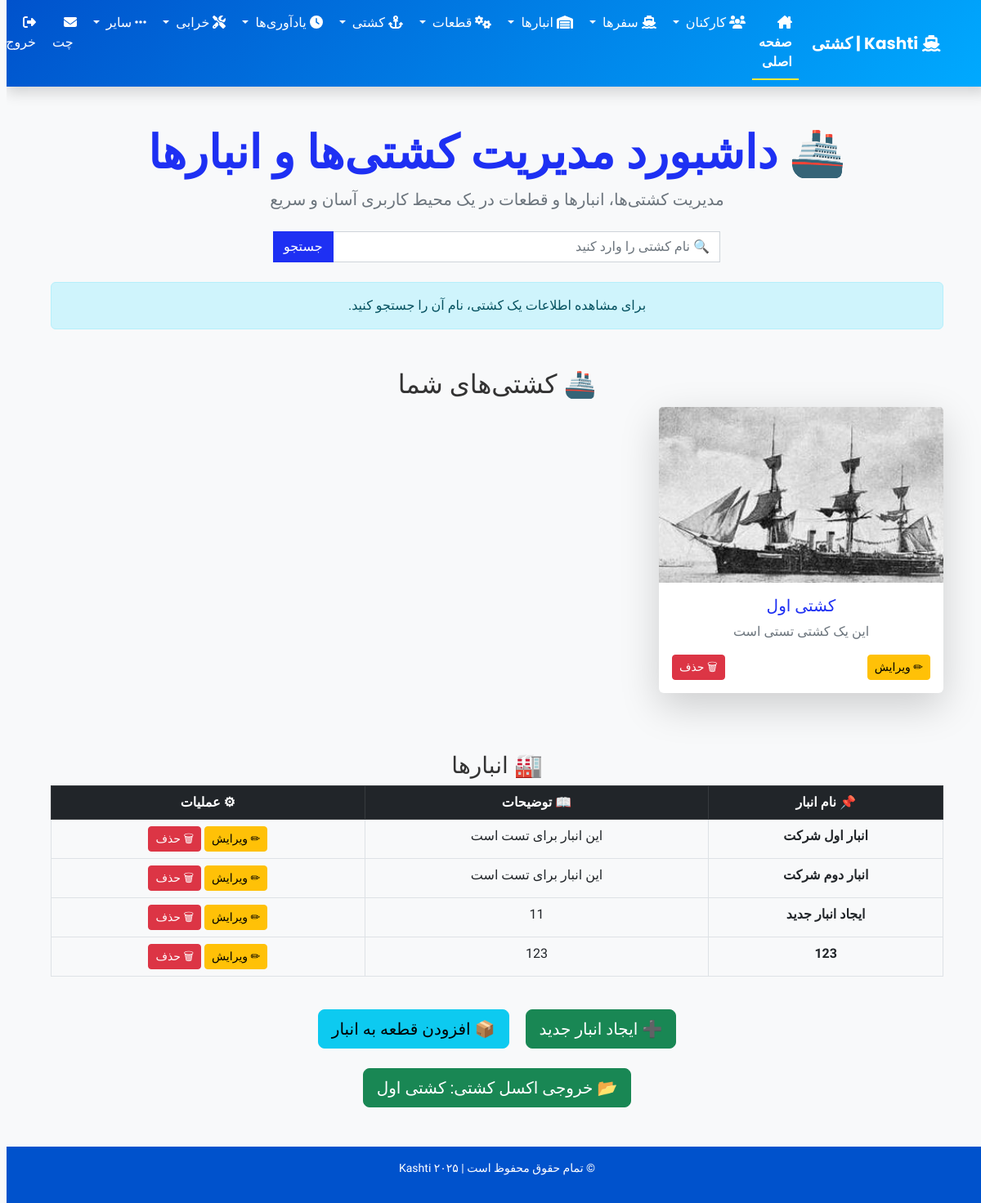
The page /home/ (signed in) on the database its author committed.
### Nezarat/models.py (models this page shows, shortened)
class Ship(models.Model):
    name = models.CharField(max_length=255, unique=False)
    description = models.TextField(blank=True, null=True)
    company_code = models.CharField(max_length=50)
    image = models.ImageField(upload_to='kashti_pictures/Kashti/', blank=True, null=True)

class Warehouse(models.Model):
    name = models.CharField(max_length=100, unique=True, verbose_name="نام انبار")
    company_code = models.CharField(max_length=50, verbose_name="کد شرکت", default='UNKNOWN')
    description = models.TextField(blank=True, null=True, verbose_name="توضیحات")
    latitude = models.FloatField(null=True, blank=True)
    longitude = models.FloatField(null=True, blank=True)
    image = models.ImageField(upload_to='warehouse_pics/', null=True, blank=True, verbose_name="عکس انبار")

### Nezarat/views.py (the view)
# urls.py: 2. Add a URL to urlpatterns:  path('', views.home, name='home')
@login_required
def home(request):
    try:
        company = Company.objects.get(user=request.user)
    except Company.DoesNotExist:
        messages.error(request, 'شما هنوز شرکتی ثبت نکرده‌اید. لطفاً یک شرکت ثبت کنید.')
        return redirect('sign_up')
    ships = Ship.objects.filter(company_code=company.company_code)
    current_ship = ships.first()
    current_time = timezone.now()
    expired_parts = Part.objects.filter(expiry_date__lt=current_time, company_code=company.company_code)
    searched_ship = None
    if request.method == 'POST':
        query = request.POST.get('search_query')
        searched_ship = ships.filter(name__icontains=query).first()
    warehouses = Warehouse.objects.filter(company_code=company.company_code)
    context = {
        'company': company,
        'current_ship': current_ship,
        'searched_ship': searched_ship,
        'ships': ships,
        'shipparts': ShipPart.objects.filter(ship__company_code=company.company_code),
        'customs': CustomAttribute.objects.filter(company_code=company.company_code),
        'expired_parts': expired_parts,
        'warehouses': warehouses,
        'message': '',
    }
    return render(request, 'home.html', context)

### Nezarat/views.py (called while the page is built)
def base_context(request):
    if request.user.is_authenticated and hasattr(request.user, 'company'):
        now = timezone.now()
        reminders = Reminder.objects.filter(company_code=request.user.company.company_code, reminder_date__lte=now)
        return {'notifications': reminders}
    return {}

### Nezarat/templates/home.html (shortened to what this page needs)
{% extends 'base.html' %}
{% load static %}
{% block content %}
<div class="container my-5">
    <div class="text-center">
        <h1 class="display-4 fw-bold text-primary">🚢 داشبورد مدیریت کشتی‌ها و انبارها</h1>
        <p class="lead text-muted">مدیریت کشتی‌ها، انبارها و قطعات در یک محیط کاربری آسان و سریع</p>
    </div>
    <div class="text-center my-4">
        <form method="POST" class="d-flex justify-content-center">
            <div class="input-group w-50">
                <input type="text" id="search_query" name="search_query" class="form-control" placeholder="🔍 نام کشتی را وارد کنید">
                <button type="submit" class="btn btn-primary">جستجو</button>
            </div>
        </form>
    </div>
    {% if searched_ship %}
    <div class="card shadow-lg mb-5">
        <div class="row g-0">
            {% if searched_ship.image %}
                <div class="col-md-4">
                    <img src="{{ searched_ship.image.url }}" class="card-img rounded-start" alt="{{ searched_ship.name }}">
                </div>
            {% endif %}
            <div class="col-md-8">
                <div class="card-body">
                    <h3 class="card-title text-primary">{{ searched_ship.name }}</h3>
                    <p class="card-text">{{ searched_ship.description }}</p>
                    <p class="text-muted">کد شرکت: {{ searched_ship.company_code }}</p>
                    <a href="{% url 'export_searched_ship_to_excel' %}?ship_id={{ searched_ship.id }}" class="btn btn-success">📂 دانلود اکسل</a>
                </div>
            </div>
        </div>
    </div>
    {% else %}
    <div class="alert alert-info text-center">
        برای مشاهده اطلاعات یک کشتی، نام آن را جستجو کنید.
    </div>
    {% endif %}
    <h2 class="mt-5 text-center">🚢 کشتی‌های شما</h2>
    {% if ships.exists %}
    <div class="row">
        {% for ship in ships %}
            {% if ship.company_code == company.company_code %}
            <div class="col-md-4">
                <div class="card mb-4 shadow-lg border-0 hover-shadow">
                    {% if ship.image %}
                        <img src="{{ ship.image.url }}" class="card-img-top" alt="{{ ship.name }}">
                    {% endif %}
                    <div class="card-body text-center">
                        <h5 class="card-title text-primary">{{ ship.name }}</h5>
                        <p class="text-muted">{{ ship.description|truncatechars:100 }}</p>
                        <div class="d-flex justify-content-between">
                            <a href="{% url 'update_ship' ship.id %}" class="btn btn-warning btn-sm">✏ ویرایش</a>
                            <a href="{% url 'delete_ship' ship.id %}" class="btn btn-danger btn-sm" onclick="return confirm('آیا مطمئن هستید؟')">🗑 حذف</a>
                        </div>
                    </div>
                </div>
            </div>
            {% endif %}
        {% endfor %}
    </div>
    {% else %}
    <p class="text-center">❌ شما هنوز هیچ کشتی‌ای ثبت نکرده‌اید.</p>
    {% endif %}
    <h3 class="text-center mt-5">🏭 انبارها</h3>
    <div class="table-responsive">
        <table class="table table-bordered text-center">
            <thead class="table-dark">
                <tr>
                    <th>📌 نام انبار</th>
                    <th>📖 توضیحات</th>
                    <th>⚙ عملیات</th>
                </tr>
            </thead>
            <tbody>
                {% for warehouse in warehouses %}
                <tr>
                    <td class="fw-bold">{{ warehouse.name }}</td>
                    <td>{{ warehouse.description }}</td>
                    <td>
                        <a href="{% url 'update_warehouse' warehouse.id %}" class="btn btn-warning btn-sm">✏ ویرایش</a>
                        <a href="{% url 'delete_warehouse' warehouse.id %}" class="btn btn-danger btn-sm" onclick="return confirm('آیا مطمئن هستید؟')">🗑 حذف</a>
                    </td>
                </tr>
                {% endfor %}
            </tbody>
        </table>
    </div>
    <div class="text-center mt-4">
        <a href="{% url 'create_warehouse' %}" class="btn btn-success btn-lg mx-2">➕ ایجاد انبار جدید</a>
        <a href="{% url 'add_part_to_warehouse' %}" class="btn btn-info btn-lg mx-2">📦 افزودن قطعه به انبار</a>
    </div>
    {% if current_ship %}
    <div class="text-center mt-4">
        <a href="{% url 'export_searched_ship_to_excel' %}?ship_id={{ current_ship.id }}" class="btn btn-success btn-lg">📂 خروجی اکسل کشتی: {{ current_ship.name }}</a>
    </div>
    {% endif %}
</div>
{% endblock %}

### Nezarat/templates/base.html (shortened to what this page needs)
{% load static %}
<!DOCTYPE html>
<html lang="fa" dir="rtl">
<head>
    <link href="https://cdnjs.cloudflare.com/ajax/libs/font-awesome/6.0.0/css/all.min.css" rel="stylesheet">
    <link href="https://cdn.jsdelivr.net/npm/bootstrap@5.3.0/dist/css/bootstrap.rtl.min.css" rel="stylesheet">
    <link href="{% static 'css/styles.css' %}" rel="stylesheet">
</head>
<body class="d-flex flex-column min-vh-100">
<header>
    <nav class="navbar navbar-expand-lg shadow" style="background: linear-gradient(135deg, #0052cc, #00aaff)">
      <div class="container">
        <a class="navbar-brand fw-bold text-white" href="{% url 'home' %}" style="font-family: 'Poppins', sans-serif;">
          <i class="fa-solid fa-ship"></i> Kashti | کشتی
        </a>
        <div class="collapse navbar-collapse" id="mainNavbar">
          <ul class="navbar-nav ms-auto">
            <li class="nav-item {% if request.resolver_match.url_name == 'home' %}active{% endif %}">
              <a class="nav-link text-white" href="{% url 'home' %}">
                <i class="fa-solid fa-house-chimney"></i> صفحه اصلی
              </a>
            </li>
            {% if user.is_authenticated and user.title == 'C' %}
              <li class="nav-item dropdown">
                <a class="nav-link dropdown-toggle text-white" href="#" id="employeeDropdown"
                   role="button" data-bs-toggle="dropdown" aria-expanded="false">
                  <i class="fa-solid fa-users"></i> کارکنان
                </a>
              </li>
              <li class="nav-item dropdown">
                <a class="nav-link dropdown-toggle text-white" href="#" id="transportDropdown"
                   role="button" data-bs-toggle="dropdown" aria-expanded="false">
                  <i class="fa-solid fa-ship"></i> سفرها
                </a>
              </li>
              <li class="nav-item dropdown">
                <a class="nav-link dropdown-toggle text-white" href="#" id="warehouseDropdown"
                   role="button" data-bs-toggle="dropdown" aria-expanded="false">
                  <i class="fa-solid fa-warehouse"></i> انبارها
                </a>
              </li>
              <li class="nav-item dropdown">
                <a class="nav-link dropdown-toggle text-white" href="#" id="partsDropdown"
                   role="button" data-bs-toggle="dropdown" aria-expanded="false">
                  <i class="fa-solid fa-cogs"></i> قطعات
                </a>
              </li>
              <li class="nav-item dropdown">
                <a class="nav-link dropdown-toggle text-white" href="#" id="shipDropdown"
                   role="button" data-bs-toggle="dropdown" aria-expanded="false">
                  <i class="fa-solid fa-anchor"></i> کشتی
                </a>
              </li>
              <li class="nav-item dropdown">
                <a class="nav-link dropdown-toggle text-white" href="#" id="reminderDropdown"
                   role="button" data-bs-toggle="dropdown" aria-expanded="false">
                  <i class="fa-solid fa-clock"></i> یادآوری‌ها
                </a>
              </li>
              <li class="nav-item dropdown">
                <a class="nav-link dropdown-toggle text-white" href="#" id="damageDropdown"
                   role="button" data-bs-toggle="dropdown" aria-expanded="false">
                  <i class="fa-solid fa-tools"></i> خرابی
                </a>
              </li>
              <li class="nav-item dropdown">
                <a class="nav-link dropdown-toggle text-white" href="#" id="othersDropdown"
                   role="button" data-bs-toggle="dropdown" aria-expanded="false">
                  <i class="fa-solid fa-ellipsis-h"></i> سایر
                </a>
              </li>
            {% endif %}
            <li class="nav-item position-relative">
              <a class="nav-link text-white" href="{% url 'chat_list' %}">
                <i class="fa-solid fa-envelope"></i>
                <span class="ms-1">چت</span>
              </a>
            </li>
            {% if user.is_authenticated %}
              <li class="nav-item">
                <a class="nav-link text-white" href="{% url 'logout' %}">
                  <i class="fa-solid fa-sign-out-alt"></i> خروج
                </a>
              </li>
            {% endif %}
          </ul>
        </div>
      </div>
    </nav>
  </header>
    <main class="flex-fill">
        <div class="container mt-4">
            {% block content %}{% endblock %}
        </div>
    </main>
    <footer class="footer mt-auto">
        <div class="container">
            <p class="small">&copy; تمام حقوق محفوظ است | Kashti ۲۰۲۵</p>
        </div>
    </footer>
<div class="position-fixed bottom-0 end-0 p-3" style="z-index: 9999">
</div>
</body>
</html>

### Nezarat/templates/base.html (style rules this page uses)
body { font-family: 'Vazirmatn', sans-serif; background-color: #f8f9fa; color: #333; }
.navbar { background: linear-gradient(135deg, #0052cc, #00aaff); }
.navbar-brand { font-family: 'Poppins', sans-serif; font-weight: 700; color: #fff !important; transition: all 0.3s; }
.nav-link { color: #ffffff !important; font-weight: 500; transition: all 0.3s; }
.nav-item.active .nav-link { font-weight: bold; border-bottom: 2px solid #ffeb3b; }
.footer { background-color: #0052cc; color: #ffffff; padding: 1rem 0; text-align: center; }

### Nezarat/templates/home.html (style rules this page uses)
.hover-shadow { transition: all 0.3s ease-in-out; }
.btn-success, .btn-info, .btn-primary { transition: all 0.3s ease-in-out; }
.card { animation: fadeInUp 1s ease-in-out; }

### rows shown on the page
Ship: image (picture), name "کشتی اول", description "این یک کشتی تستی است"
Warehouse: name "انبار اول شرکت", description "این انبار برای تست است"
Warehouse: name "انبار دوم شرکت", description "این انبار برای تست است"
Warehouse: name "ایجاد انبار جدید", description "11"
Warehouse: name "123", description "123"
